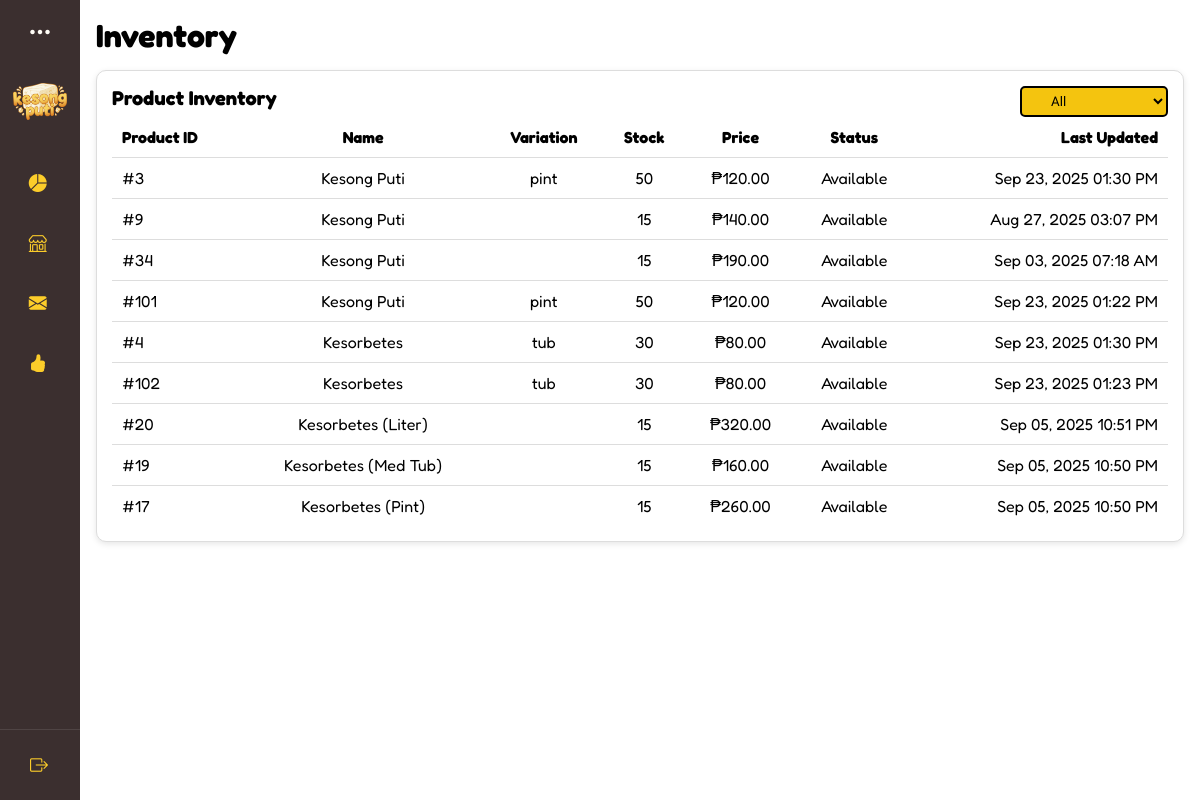
Screenshot of /interfaces/admin/inventory.php (signed in) with the database file from the repository.
### tables this page shows
CREATE TABLE `products` (
  `product_id` int(11) NOT NULL,
  `product_name` varchar(150) NOT NULL,
  `variation_size` varchar(50) DEFAULT NULL,
  `description` text DEFAULT NULL,
  `price` decimal(10,2) NOT NULL,
  `stock_qty` int(11) DEFAULT 0,
  `category` varchar(100) NOT NULL,
  `product_image` varchar(255) DEFAULT NULL,
  `category_id` int(11) DEFAULT NULL,
  `owner_id` int(11) NOT NULL,
  `store_id` int(11) DEFAULT NULL,
  `owner_type` enum('admin','superadmin') NOT NULL,
  `date_added` timestamp NOT NULL DEFAULT current_timestamp(),
  `updated_at` timestamp NOT NULL DEFAULT current_timestamp() ON UPDATE current_timestamp(),
  `status` enum('available','out-of-stock') DEFAULT 'available'
);

### interfaces/admin/inventory.php (the view, shortened to what this page needs)
<?php
require '../../connection.php';
include ('../../includes/admin-dashboard.php');
$admin_id = (int)$_SESSION['admin_id'];
$status_filter = $_GET['status'] ?? 'all';
$where_clause = "WHERE owner_id = $admin_id";
$inventory_q = $connection->query("
    SELECT product_id, product_name, variation_size, stock_qty, price, status, date_added, updated_at
    FROM products
    $where_clause
    ORDER BY product_name ASC
");
$inventory = [];
while ($row = $inventory_q->fetch_assoc()) {
    $inventory[] = $row;
}
?>
<!DOCTYPE html>
<html lang="en">
<head>
    <link
      rel="stylesheet"
      href="https://cdn.jsdelivr.net/npm/bootstrap-icons/font/bootstrap-icons.css"
    />
    <link rel="stylesheet" href="../../css/admin.css"/>
</head>
<body>
<div class="main-content">
     <div class="box" id="inventory-content">
        <h1>Inventory</h1>
      </div>
<div class="table-card">
  <div class="card-header">
    <h2>Product Inventory</h2>
    <form method="GET" class="filter-form">
        <select name="status" id="status" class="table-inventory" onchange="this.form.submit()">
            <option value="all" <?= $status_filter==='all' ? 'selected' : '' ?>>All</option>
        </select>
    </form>
  </div>
  <table class="table-order-status">
    <thead>
      <tr>
        <th>Product ID</th>
        <th>Name</th>
        <th>Variation</th>
        <th>Stock</th>
        <th>Price</th>
        <th>Status</th>
        <th>Last Updated</th>
      </tr>
    </thead>
    <tbody>
      <?php if (!empty($inventory)): ?>
        <?php foreach ($inventory as $item): ?>
          <tr>
            <td>#<?= $item['product_id']; ?></td>
            <td><?= htmlspecialchars($item['product_name']); ?></td>
            <td><?= htmlspecialchars($item['variation_size']); ?></td>
            <td><?= $item['stock_qty']; ?></td>
            <td>₱<?= number_format($item['price'], 2); ?></td>
            <td><?= ucfirst($item['status']); ?></td>
            <td><?= date("M d, Y h:i A", strtotime($item['updated_at'])); ?></td>
          </tr>
        <?php endforeach; ?>
      <?php else: ?>
        <tr>
          <td colspan="7" style="text-align:center;">No products in inventory</td>
        </tr>
      <?php endif; ?>
    </tbody>
  </table>
</div>
</div>
</body>
</html>

### css/admin.css (style rules this page uses)
* { box-sizing: border-box; margin: 0; padding: 0; font-family: 'Fredoka', sans-serif; }
body { display: flex; align-items: start; justify-content: flex-start; margin: 0; padding: 0; }
.main-content { position: relative; min-height: 100vh; transition: all 0.5s ease; width: calc(100% - 80px); padding: 1rem; }
.table-card { width: 100%; background: #fff; border: 1px solid #ddd; border-radius: 10px; padding: 15px; text-align: center; box-shadow: 0 2px 6px rgba(0,0,0,0.1); margin-top: 15px; }
.card-header { display: flex; flex-direction: row; justify-content: space-between; width: 100%; }
.card-header h2 { margin: 0; font-size: 20px; }
.card-header .orders-select, .sales-select, .order-status-select, .table-inventory { margin: 0; display: flex; align-items: center; gap: 8px; border: 2px solid black; border-radius: 5px; background-color: #F4C40F; padding: 5px 25px; font-family: "Lilita One", sans-serif; }
.table-order-status { width: 100%; border-collapse: collapse; font-size: 16px; }
.table-order-status th, .table-order-status td { padding: 10px; border-bottom: 1px solid #ddd; }
.table-order-status th:first-child, .table-order-status td:first-child { text-align: left; }
.table-order-status th:last-child, .table-order-status td:last-child { text-align: right; }
.table-order-status th { font-weight: bold; }
.table-order-status tr:last-child td { border-bottom: none; }

### css/colors.css (style rules this page uses)
:root { --bg-white: #FFFCF6; --bg-beige: #FFFBE6; --bg-cocoa: #3B2F2F; --bg-green: #347928; --bg-mint: #C0EBA6; --bg-yellow: #FCCD2A; --green: #347928; --black: #0D0E0E; --white: #FFFCF6; --yellow: #FCCD2A; --beige: #FFFBE6; --mint: #C0EBA6; --brown: #5E503F; --gray: #404040; --cocoa: #3B2F2F; --btn-yellow: #FCCD2A; --btn-green: #347928; --btn-red: #A7C957; }

### rows the page displays
products: product_id "3", product_name "Kesong Puti", variation_size "pint", stock_qty "50", price "120.00", status "Available", updated_at "Sep 23, 2025 01:30 PM"
products: product_id "9", product_name "Kesong Puti", stock_qty "15", price "140.00", status "Available", updated_at "Aug 27, 2025 03:07 PM"
products: product_id "34", product_name "Kesong Puti", stock_qty "15", price "190.00", status "Available", updated_at "Sep 03, 2025 07:18 AM"
products: product_id "101", product_name "Kesong Puti", variation_size "pint", stock_qty "50", price "120.00", status "Available", updated_at "Sep 23, 2025 01:22 PM"
products: product_id "4", product_name "Kesorbetes", variation_size "tub", stock_qty "30", price "80.00", status "Available", updated_at "Sep 23, 2025 01:30 PM"
products: product_id "102", product_name "Kesorbetes", variation_size "tub", stock_qty "30", price "80.00", status "Available", updated_at "Sep 23, 2025 01:23 PM"
products: product_id "20", product_name "Kesorbetes (Liter)", stock_qty "15", price "320.00", status "Available", updated_at "Sep 05, 2025 10:51 PM"
products: product_id "19", product_name "Kesorbetes (Med Tub)", stock_qty "15", price "160.00", status "Available", updated_at "Sep 05, 2025 10:50 PM"
products: product_id "17", product_name "Kesorbetes (Pint)", stock_qty "15", price "260.00", status "Available", updated_at "Sep 05, 2025 10:50 PM"
